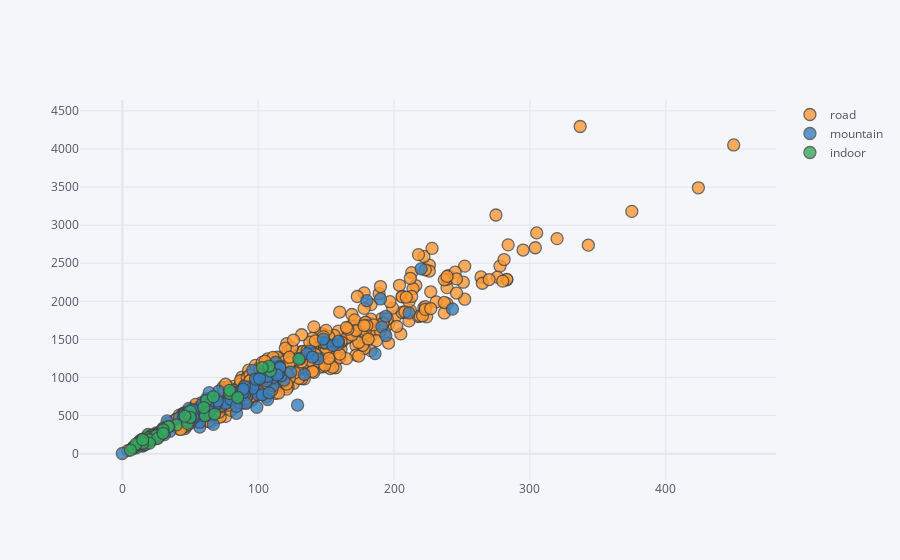

Here is the notebook cell this chart was saved with:
### Markdown cell above
Using this interactive **Plotly** plot we can display the same content as our previous three plots in a single one, while also adding user interaction.We can easily appreciate the longest and hardest routes being always on a road bike.

### Code cell
_ = df.iplot(kind='scatter', x='duration', y='calories', mode='markers', categories='sport')

### Figure 1 — Plotly figure (JSON) as saved in the notebook; plotly's stock layout.template omitted (floating-point values rounded to 4 significant figures; data arrays with more than 128 entries replaced by an {"elided": "..."} marker saying what was removed)
{"data": [{"marker": {"color": "rgba(255, 153, 51, 1.0)", "line": {"width": 1.3}, "opacity": 0.8, "size": 12, "symbol": "circle"}, "mode": "markers", "name": "road", "textfont": {"color": "#4D5663"}, "type": "scatter", "x": {"elided": "607 int values"}, "y": {"elided": "607 int values"}}, {"marker": {"color": "rgba(55, 128, 191, 1.0)", "line": {"width": 1.3}, "opacity": 0.8, "size": 12, "symbol": "circle"}, "mode": "markers", "name": "mountain", "textfont": {"color": "#4D5663"}, "type": "scatter", "x": {"elided": "129 int values"}, "y": {"elided": "129 int values"}}, {"marker": {"color": "rgba(50, 171, 96, 1.0)", "line": {"width": 1.3}, "opacity": 0.8, "size": 12, "symbol": "circle"}, "mode": "markers", "name": "indoor", "textfont": {"color": "#4D5663"}, "type": "scatter", "x": [10, 25, 19, 15, 40, 15, 25, 50, 15, 30, 30, 30, 17, 20, 48, 20, 25, 79, 20, 20, 30, 30, 50, 130, 34, 34, 109, 22, 22, 108, 25, 30, 103, 15, 8, 62, 9, 13, 17, 22, 15, 8, 61, 79, 22, 15, 12, 20, 23, 25, 67, 20, 20, 85, 26, 20, 68, 60, 46, 15, 10, 15, 6, 30], "y": [75, 231, 253, 105, 378, 123, 271, 558, 134, 317, 316, 334, 123, 199, 397, 167, 256, 790, 182, 206, 273, 309, 475, 1241, 356, 354, 1084, 229, 244, 1150, 248, 314, 1130, 187, 73, 700, 92, 170, 122, 241, 189, 82, 498, 832, 187, 150, 124, 217, 223, 238, 749, 166, 186, 738, 201, 138, 520, 605, 493, 138, 124, 183, 47, 267]}], "layout": {"legend": {"bgcolor": "#F5F6F9", "font": {"color": "#4D5663"}}, "paper_bgcolor": "#F5F6F9", "plot_bgcolor": "#F5F6F9", "title": {"font": {"color": "#4D5663"}}, "xaxis": {"gridcolor": "#E1E5ED", "showgrid": true, "tickfont": {"color": "#4D5663"}, "title": {"font": {"color": "#4D5663"}, "text": ""}, "zerolinecolor": "#E1E5ED"}, "yaxis": {"gridcolor": "#E1E5ED", "showgrid": true, "tickfont": {"color": "#4D5663"}, "title": {"font": {"color": "#4D5663"}, "text": ""}, "zerolinecolor": "#E1E5ED"}}}
